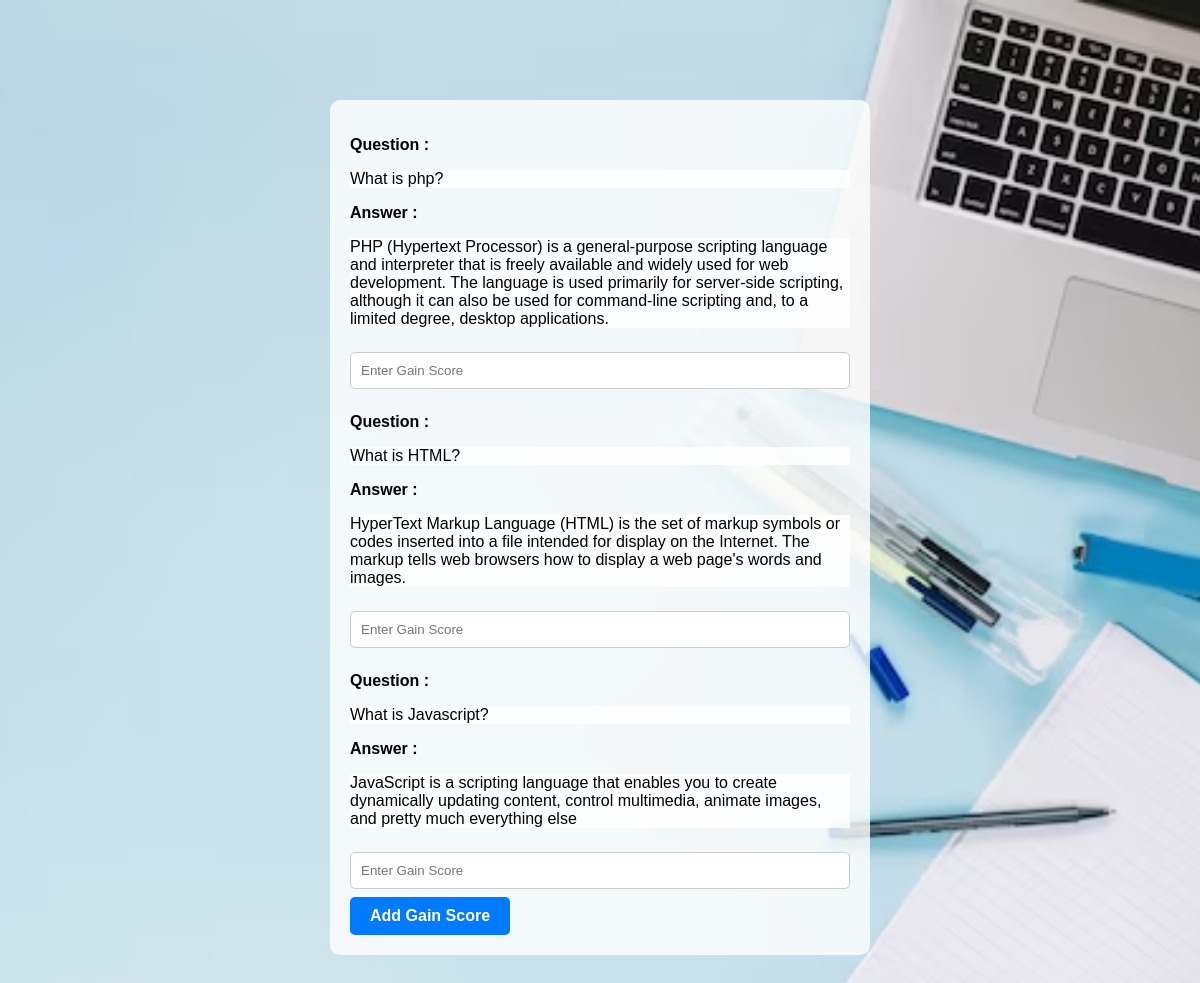
The app's page /view_question.php with its own data.
### tables this page shows
CREATE TABLE IF NOT EXISTS `questions` (
  `id` int NOT NULL AUTO_INCREMENT,
  `question` text NOT NULL,
  `answer` text,
  `score_of_question` int NOT NULL,
  `gain_score` int NOT NULL,
  PRIMARY KEY (`id`)
);

### view_question.php (the view, shortened to what this page needs)
<?php
    $host="localhost";
    $user="root";
    $password="";
    $db="lms";
$conn = new mysqli($host,$user,$password,$db);
?>
<!DOCTYPE html>
<html lang="en">
<head>
</head>
<body>
<?php
    $sql = "SELECT * FROM questions WHERE 1 ";
    $result=mysqli_query($conn,$sql);
?>
<form action="" method="post">
<?php
      while($row = mysqli_fetch_array($result)){
?>
        <div id="questions-container">
            <div class="question">
                <p style="font-weight: bold;">Question :</p>
               <p style="background-color: rgba(255, 255, 255, 0.8);"> <?php echo $row['question']; ?> </p>
                <p style="font-weight: bold;">Answer :</p>
                <p style="background-color: rgba(255, 255, 255, 0.8);"> <?php echo $row['answer']; ?> </p>
                <input type="text" name="score[<?php echo $row['id']; ?>]" placeholder="Enter Gain Score">
            </div>
        </div>
 <?php
}
?>
 <button class="button primary-button" name="add_score" type="submit">Add Gain Score</button>
 </form>
</body>
</html>

### view_question.php (style rules this page uses)
body { font-family: Arial, sans-serif; background-image: url('qa.jpg'); background-size: cover; background-position: center; background-repeat: no-repeat; margin: 0; padding: 0; }
form { background-color: rgba(255, 255, 255, 0.8); padding: 20px; border-radius: 10px; margin: 100px auto; max-width: 500px; }
input[type="text"] { width: 100%; padding: 10px; margin: 8px 0; border: 1px solid #ccc; border-radius: 5px; box-sizing: border-box; }
.button { display: inline-block; padding: 10px 20px; font-size: 16px; font-weight: bold; text-align: center; text-decoration: none; cursor: pointer; border: none; border-radius: 5px; }
.primary-button { color: #fff; background-color: #007bff; }

### records on screen
questions: question "What is php?", answer "PHP (Hypertext Processor) is a general-purpose scripting language and interpreter that is freely available and widely used for web development. The language is used primarily for server-side scripting, although it can also be used for command-line scripting and, to a limited degree, desktop applications."
questions: question "What is HTML?", answer "HyperText Markup Language (HTML) is the set of markup symbols or codes inserted into a file intended for display on the Internet. The markup tells web browsers how to display a web page's words and images."
questions: question "What is Javascript?", answer "JavaScript is a scripting language that enables you to create dynamically updating content, control multimedia, animate images, and pretty much everything else"
